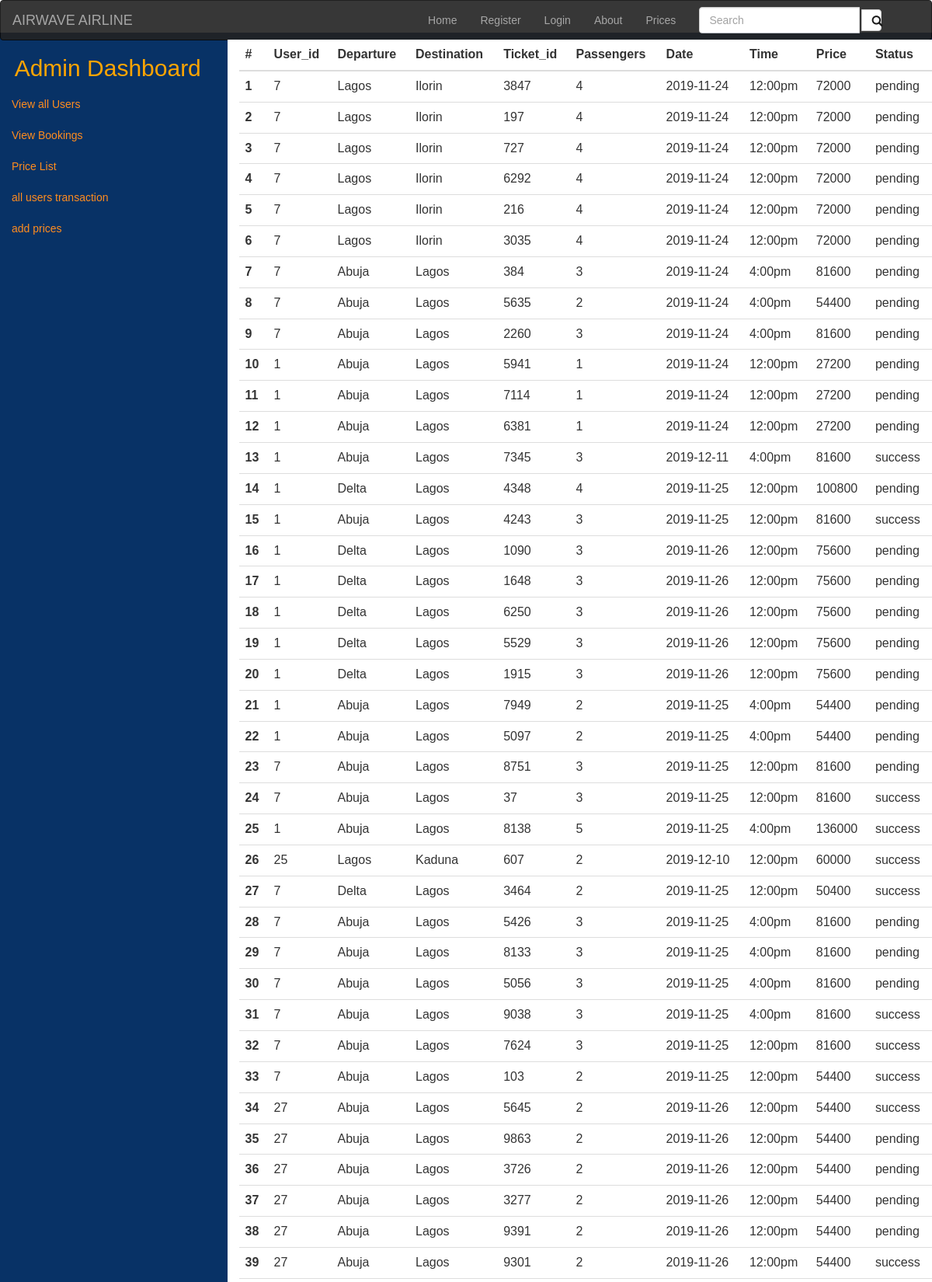
Page /allbookings (upper part) on the committed database.
### tables this page shows
CREATE TABLE "booking" (
	"id"	INTEGER NOT NULL PRIMARY KEY AUTOINCREMENT,
	"user_id"	INTEGER NOT NULL,
	"departure"	TEXT,
	"destination"	TEXT,
	"ticket_id"	TEXT,
	"passenger"	INTEGER,
	"date"	TEXT,
	"status"	INTEGER,
	"time"	TEXT,
	"prices"	TEXT
);

### app.py (the view)
@app.route("/allbookings")
def allbookings():
    row = db.execute("select * from booking")
    return render_template("allbooinkgs.html",row=row)

### app.py (called while the page is built)
@app.after_request
def after_request(response):
    response.headers["Cache-Control"] = "no-cache, no-store, must-revalidate"
    response.headers["Expires"] = 0
    response.headers["Pragma"] = "no-cache"
    return response

### templates/allbooinkgs.html (shortened to what this page needs)
{% extends "base.html" %}
{% block main %}
<div class="row" style="background: #083266;">
<div class="col-sm-3">
  <nav class="sidebar">
    <h2 class="ad_dash" style="text-align: center ;color:orange;"><span>Admin Dashboard</span></h2>
    <div class="list">
      <ul class="nav flex-column">
        <li class="nav-item">
          <a class="nav-link" href="/alluser">View all Users</a>
        </li>
        <li class="nav-item">
          <a class="nav-link" href="/allbookings" >View Bookings</a>
        </li>
        <li class="nav-item">
          <a class="nav-link" href="/allprices" >Price List</a>
        </li>
        <li class="nav-item">
          <a class="nav-link" href="/alltrans" >all users transaction</a>
        </li>
        <li class="nav-item">
          <a class="nav-link" href="/addprice" >add prices</a>
        </li>
        </ul>
    </div>
  </nav>
</div>
<div class="col-lg-9" style="background: white;">
  <table class="table">
    <thead class="thead-dark">
      <tr>
        <th scope="col">#</th>
        <th scope="col">User_id</th>
        <th scope="col">Departure</th>
        <th scope="col">Destination</th>
        <th scope="col">Ticket_id</th>
        <th scope="col">Passengers</th>
        <th scope="col">Date</th>
        <th scope="col">Time</th>
        <th scope="col">Price</th>
        <th scope="col">Status</th>
      </tr>
    </thead>
    <tbody>
        {% for ro in row %}
        <tr>
            <th scope="row">{{ loop.index }}</th>
          <td>{{ ro['user_id'] }}</td>
          <td>{{ ro['departure'] }}</td>
          <td>{{ ro['destination']}}</td>
          <td>{{ro['ticket_id']}}</td>
          <td>{{ ro['passenger'] }}</td>
          <td>{{ ro['date'] }}</td>
          <td>{{ ro['time']}}</td>
          <td>{{ro['prices']}}</td>
          <td>{{ ro['status'] }}</td>
            </tr>
        {% endfor %}
      </tbody>
</table>
</div>
</div>
{% endblock %}

### static/css/main1.css (style rules this page uses)
body { font-family: Arial, Helvetica, sans-serif; padding:0; margin: 0; }
body { min-height: 100vh; }
a, a:hover { color: #ff8d1e;; text-decoration: none; }

### rows in the picture
booking: user_id "7", departure "Lagos", destination "Ilorin", ticket_id "3847", passenger "4", date "2019-11-24", time "12:00pm", prices "72000", status "pending"
booking: user_id "7", departure "Lagos", destination "Ilorin", ticket_id "197", passenger "4", date "2019-11-24", time "12:00pm", prices "72000", status "pending"
booking: user_id "7", departure "Lagos", destination "Ilorin", ticket_id "727", passenger "4", date "2019-11-24", time "12:00pm", prices "72000", status "pending"
booking: user_id "7", departure "Lagos", destination "Ilorin", ticket_id "6292", passenger "4", date "2019-11-24", time "12:00pm", prices "72000", status "pending"
booking: user_id "7", departure "Lagos", destination "Ilorin", ticket_id "216", passenger "4", date "2019-11-24", time "12:00pm", prices "72000", status "pending"
booking: user_id "7", departure "Lagos", destination "Ilorin", ticket_id "3035", passenger "4", date "2019-11-24", time "12:00pm", prices "72000", status "pending"
booking: user_id "7", departure "Abuja", destination "Lagos", ticket_id "384", passenger "3", date "2019-11-24", time "4:00pm", prices "81600", status "pending"
booking: user_id "7", departure "Abuja", destination "Lagos", ticket_id "5635", passenger "2", date "2019-11-24", time "4:00pm", prices "54400", status "pending"
booking: user_id "7", departure "Abuja", destination "Lagos", ticket_id "2260", passenger "3", date "2019-11-24", time "4:00pm", prices "81600", status "pending"
booking: user_id "1", departure "Abuja", destination "Lagos", ticket_id "5941", passenger "1", date "2019-11-24", time "12:00pm", prices "27200", status "pending"
booking: user_id "1", departure "Abuja", destination "Lagos", ticket_id "7114", passenger "1", date "2019-11-24", time "12:00pm", prices "27200", status "pending"
booking: user_id "1", departure "Abuja", destination "Lagos", ticket_id "6381", passenger "1", date "2019-11-24", time "12:00pm", prices "27200", status "pending"
booking: user_id "1", departure "Abuja", destination "Lagos", ticket_id "7345", passenger "3", date "2019-12-11", time "4:00pm", prices "81600", status "success"
booking: user_id "1", departure "Delta", destination "Lagos", ticket_id "4348", passenger "4", date "2019-11-25", time "12:00pm", prices "100800", status "pending"
booking: user_id "1", departure "Abuja", destination "Lagos", ticket_id "4243", passenger "3", date "2019-11-25", time "12:00pm", prices "81600", status "success"
booking: user_id "1", departure "Delta", destination "Lagos", ticket_id "1090", passenger "3", date "2019-11-26", time "12:00pm", prices "75600", status "pending"
booking: user_id "1", departure "Delta", destination "Lagos", ticket_id "1648", passenger "3", date "2019-11-26", time "12:00pm", prices "75600", status "pending"
booking: user_id "1", departure "Delta", destination "Lagos", ticket_id "6250", passenger "3", date "2019-11-26", time "12:00pm", prices "75600", status "pending"
booking: user_id "1", departure "Delta", destination "Lagos", ticket_id "5529", passenger "3", date "2019-11-26", time "12:00pm", prices "75600", status "pending"
booking: user_id "1", departure "Delta", destination "Lagos", ticket_id "1915", passenger "3", date "2019-11-26", time "12:00pm", prices "75600", status "pending"
booking: user_id "1", departure "Abuja", destination "Lagos", ticket_id "7949", passenger "2", date "2019-11-25", time "4:00pm", prices "54400", status "pending"
booking: user_id "1", departure "Abuja", destination "Lagos", ticket_id "5097", passenger "2", date "2019-11-25", time "4:00pm", prices "54400", status "pending"
booking: user_id "7", departure "Abuja", destination "Lagos", ticket_id "8751", passenger "3", date "2019-11-25", time "12:00pm", prices "81600", status "pending"
booking: user_id "7", departure "Abuja", destination "Lagos", ticket_id "37", passenger "3", date "2019-11-25", time "12:00pm", prices "81600", status "success"
booking: user_id "1", departure "Abuja", destination "Lagos", ticket_id "8138", passenger "5", date "2019-11-25", time "4:00pm", prices "136000", status "success"
booking: user_id "25", departure "Lagos", destination "Kaduna", ticket_id "607", passenger "2", date "2019-12-10", time "12:00pm", prices "60000", status "success"
booking: user_id "7", departure "Delta", destination "Lagos", ticket_id "3464", passenger "2", date "2019-11-25", time "12:00pm", prices "50400", status "success"
booking: user_id "7", departure "Abuja", destination "Lagos", ticket_id "5426", passenger "3", date "2019-11-25", time "4:00pm", prices "81600", status "pending"
booking: user_id "7", departure "Abuja", destination "Lagos", ticket_id "8133", passenger "3", date "2019-11-25", time "4:00pm", prices "81600", status "pending"
booking: user_id "7", departure "Abuja", destination "Lagos", ticket_id "5056", passenger "3", date "2019-11-25", time "4:00pm", prices "81600", status "pending"
booking: user_id "7", departure "Abuja", destination "Lagos", ticket_id "9038", passenger "3", date "2019-11-25", time "4:00pm", prices "81600", status "success"
booking: user_id "7", departure "Abuja", destination "Lagos", ticket_id "7624", passenger "3", date "2019-11-25", time "12:00pm", prices "81600", status "success"
booking: user_id "7", departure "Abuja", destination "Lagos", ticket_id "103", passenger "2", date "2019-11-25", time "12:00pm", prices "54400", status "success"
booking: user_id "27", departure "Abuja", destination "Lagos", ticket_id "5645", passenger "2", date "2019-11-26", time "12:00pm", prices "54400", status "success"
booking: user_id "27", departure "Abuja", destination "Lagos", ticket_id "9863", passenger "2", date "2019-11-26", time "12:00pm", prices "54400", status "pending"
booking: user_id "27", departure "Abuja", destination "Lagos", ticket_id "3726", passenger "2", date "2019-11-26", time "12:00pm", prices "54400", status "pending"
booking: user_id "27", departure "Abuja", destination "Lagos", ticket_id "3277", passenger "2", date "2019-11-26", time "12:00pm", prices "54400", status "pending"
booking: user_id "27", departure "Abuja", destination "Lagos", ticket_id "9391", passenger "2", date "2019-11-26", time "12:00pm", prices "54400", status "pending"
booking: user_id "27", departure "Abuja", destination "Lagos", ticket_id "9301", passenger "2", date "2019-11-26", time "12:00pm", prices "54400", status "success"
